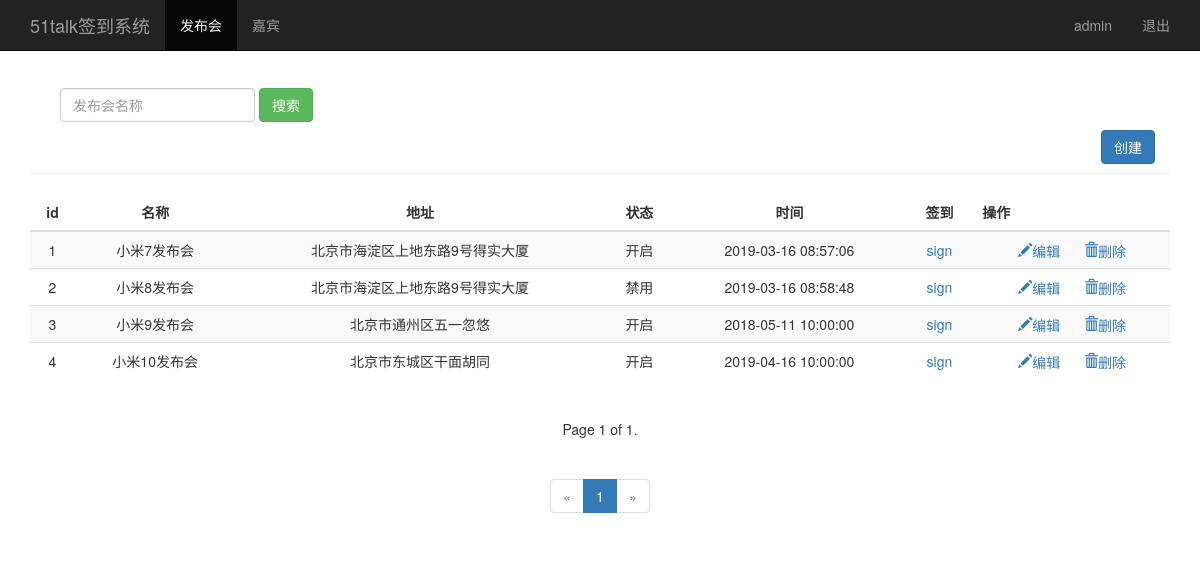
/event_manage/?page=2 (signed in), run on an earlier commit of the app's database.
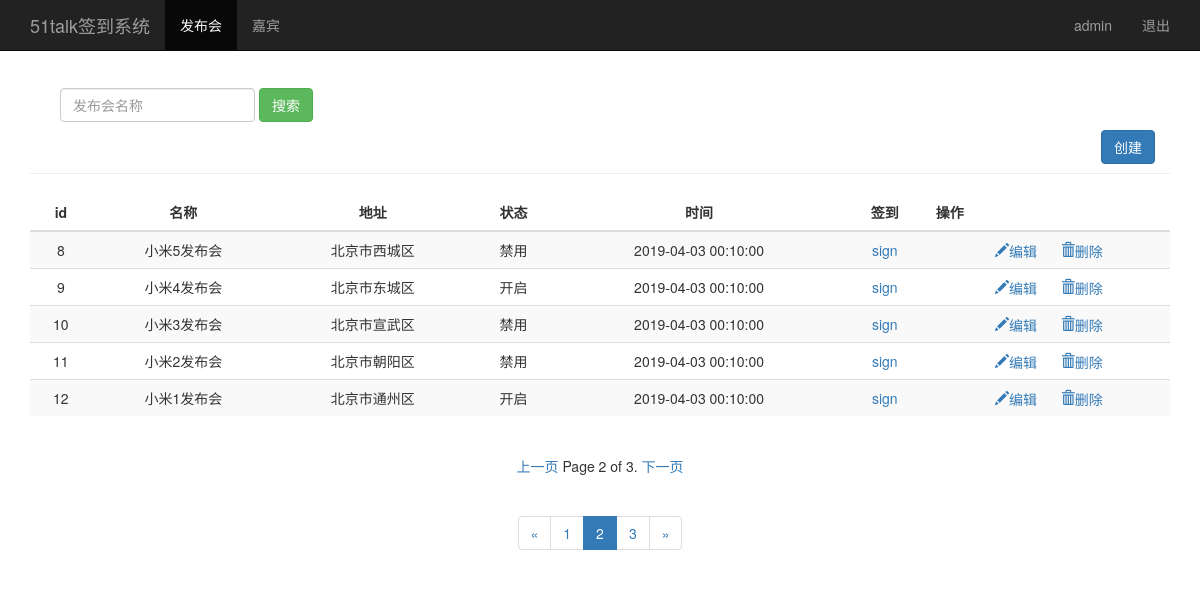
And on a later commit of the database.
### sign/models.py (models this page shows, shortened)
class Event(models.Model):
    name = models.CharField(max_length=100)
    limit = models.IntegerField()
    status = models.BooleanField()
    address = models.CharField(max_length=200)
    start_time = models.DateTimeField()
    create_time = models.DateTimeField(auto_now=True)
    class Meta:
        ordering = ['-id']

### sign/views.py (the view)
# urls.py: path('event_manage/',views.event_manage),
@login_required
def event_manage(request):
    username = request.session.get('user','')
    events = Event.objects.order_by('id') #按照id升序
    paginator = Paginator(events,5)
    paginator_count = paginator.count
    paginator_num_pages = paginator.num_pages
    l1 = []
    for n1 in range (1,paginator_num_pages+1):
        l1.append(n1)
    page = request.GET.get('page')
    try:
        contacts = paginator.page(page)
        print ("contacts---------->1",contacts)
    except PageNotAnInteger:
        contacts = paginator.page(1)
        print ("contacts---------->2",contacts)
    except EmptyPage:
        contacts = paginator.page(paginator.num_pages)
        print ("contacts---------->3",contacts)
    print("contacts---------->4", contacts)
    return render(request,"event_manage.html",{"user":username,"events":contacts,
                                               "type":"list","search_result":"result_data",
                                               "nums":l1,"page":page})

### sign/templates/event_manage.html (shortened to what the changed rows need)
<!DOCTYPE html>
<html lang="zh-CN">
  <head>
      {% load bootstrap3 %}
      {% bootstrap_css %}
  </head>
<body>
      {% if type == "list" %}
      <div class="container theme-showcase" role="main">
          <div class="row">
              <div class="col-md-6" style="width:1170px;">
                  <table class="table table-striped" style="text-align:center">
                      <thead>
                          <tr>
                              <th style="text-align:center;vertical-align: middle">id</th>
                              <th style="text-align:center;vertical-align: middle">名称</th>
                              <th style="text-align:center;vertical-align: middle">地址</th>
                              <th style="text-align:center;vertical-align: middle">状态</th>
                              <th style="text-align:center;vertical-align: middle">时间</th>
                              <th style="text-align:center;vertical-align: middle">签到</th>
                              <th style="align:le">操作</th>
                          </tr>
                      </thead>
                      <tbody>
                          {% for event in events %}
                          <tr>
                              <td>{{ event.id}}</td>
                              <td>{{ event.name}}</td>
                              <td>{{ event.address}}</td>
                              <td>{% if event.status == True %}
                                  <span>开启</span>
                                  {% elif event.status == False %}
                                  <span>禁用</span>
                                  {% endif %}
                              </td>
                              <td>{{ event.start_time | date:"Y-m-d H:i:s"}}</td>
                              <td><a href="/sign_index/{{ event.id }}/" target="{{ event.id }}_blank">sign</a></td>
                              <td>
                                  <a href="#">
                                      <i class="glyphicon glyphicon-pencil">编辑</i>
                                  </a>
                                  <a href="#" style="margin-left:20px;">
                                      <i class="glyphicon glyphicon-trash">删除</i>
                                  </a>
                              </td>
                          </tr>
                          {% endfor %}
                      </tbody>
                  </table>
              </div>
          </div>
     </div>
     {% endif %}
      <div style="text-align: center;">
          <div class="pagination">
              <span class="step-links">
                  {% if events.has_previous %}
                      {% if name %}
                          <a href="?name={{ name }}&page={{ events.previous_page_number}}">上一页</a>
                      {% else %}
                          <a href="?page={{ events.previous_page_number}}">上一页</a>
                      {% endif %}
                  {% endif %}
                  {% if events %}
                      <span class="current">
                          Page {{ events.number }} of {{ events.paginator.num_pages }}.
                      </span>
                  {% endif %}
                  {% if events.has_next %}
                      {% if name %}
                          <a href="?name={{ name }}&page={{ events.next_page_number}}">下一页</a>
                      {% else %}
                          <a href="?page={{ events.next_page_number }}">下一页</a>
                      {% endif %}
                  {% endif %}
              </span>
          </div>
      </div>
      {% if search_result == "result_data" %}
      <div class="container" style="text-align: center;">
          <div class="pagination">
              {% if events.has_previous %}
                  {% if name %}
                      <li><a href="?name={{ name }}&page={{ events.previous_page_number}}">&laquo;</a></li>
                      <li><a href="?name={{ name }}&page={{ events.previous_page_number}}">{{ events.previous_page_number}}</a></li>
                  {% else %}
                      <li><a href="?page={{ events.previous_page_number}}">&laquo;</a></li>
                      <li><a href="?page={{ events.previous_page_number}}">{{ events.previous_page_number}}</a></li>
                  {% endif %}
              {% endif %}
              {% if events %}
                  {% if events.has_previous %}
                      <li class="active"><a href="?name={{ name }}&page={{ events.number}}">{{ events.number}}</a></li>
                  {% else %}
                      {% if name %}
                          <li class="disabled"><a href="#">&laquo;</a></li>
                          <li class="active"><a href="?name={{ name }}&page={{ events.number}}">{{ events.number}}</a></li>
                      {% else %}
                          <li class="disabled"><a href="#">&laquo;</a></li>
                          <li class="active"><a href="?page={{ events.number}}">{{ events.number}}</a></li>
                      {% endif %}
                  {% endif %}
              {% endif %}
              {% if events.has_next %}
                  {% if name %}
                      <li><a href="?name={{ name }}&page={{ events.next_page_number}}">{{ events.next_page_number}}</a></li>
                      <li><a href="?name={{ name }}&page={{ events.next_page_number}}">&raquo;</a></li>
                  {% else %}
                      <li><a href="?page={{ events.next_page_number}}">{{ events.next_page_number}}</a></li>
                      <li><a href="?page={{ events.next_page_number}}">&raquo;</a></li>
                  {% endif %}
              {% else %}
                  <li class="disabled"><a href="#">&raquo;</a></li>
              {% endif %}
      </div>
      {% endif %}
</body>
</html>

What changed in the data, as far as the page shows it:
no longer on this page (row unchanged): Event: id "1", name "小米7发布会", address "北京市海淀区上地东路9号得实大厦", status "开启", start_time "2019-03-16 08:57:06"
no longer on this page (row unchanged): Event: id "2", name "小米8发布会", address "北京市海淀区上地东路9号得实大厦", status "禁用", start_time "2019-03-16 08:58:48"
no longer on this page (row unchanged): Event: id "3", name "小米9发布会", address "北京市通州区五一忽悠", status "开启", start_time "2018-05-11 10:00:00"
no longer on this page (row unchanged): Event: id "4", name "小米10发布会", address "北京市东城区干面胡同", status "开启", start_time "2019-04-16 10:00:00"
added Event: id "8", name "小米5发布会", address "北京市西城区", status "禁用", start_time "2019-04-03 00:10:00"
added Event: id "9", name "小米4发布会", address "北京市东城区", status "开启", start_time "2019-04-03 00:10:00"
added Event: id "10", name "小米3发布会", address "北京市宣武区", status "禁用", start_time "2019-04-03 00:10:00"
added Event: id "11", name "小米2发布会", address "北京市朝阳区", status "禁用", start_time "2019-04-03 00:10:00"
added Event: id "12", name "小米1发布会", address "北京市通州区", status "开启", start_time "2019-04-03 00:10:00"
Also different on the page:
{{ events.number }}: "1" → "2"
{{ events.paginator.num_pages }}: "1" → "3"
{{ events.previous_page_number }}: (not shown) → "1"
{{ events.number }}: (not shown) → "2"
{{ events.next_page_number }}: (not shown) → "3"
{{ events.number }}: "1" → (not shown)
text now shown: "上一页 下一页"
